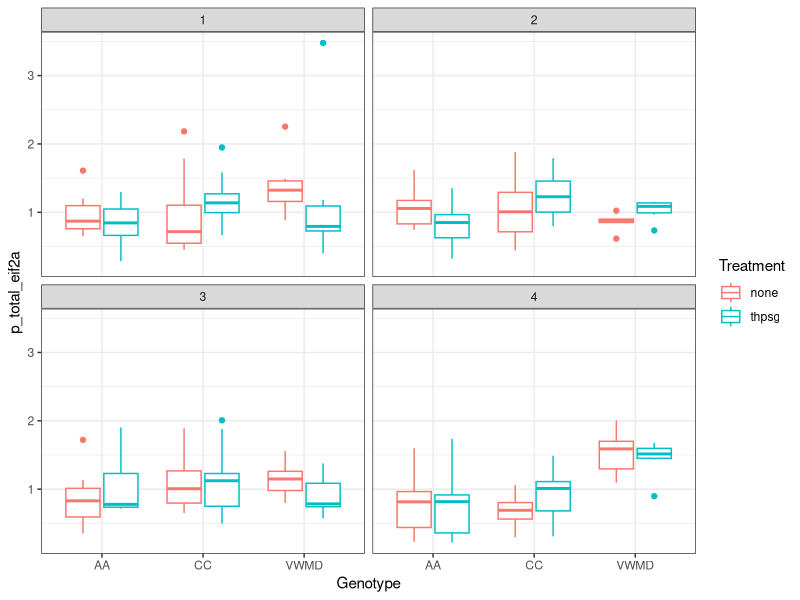
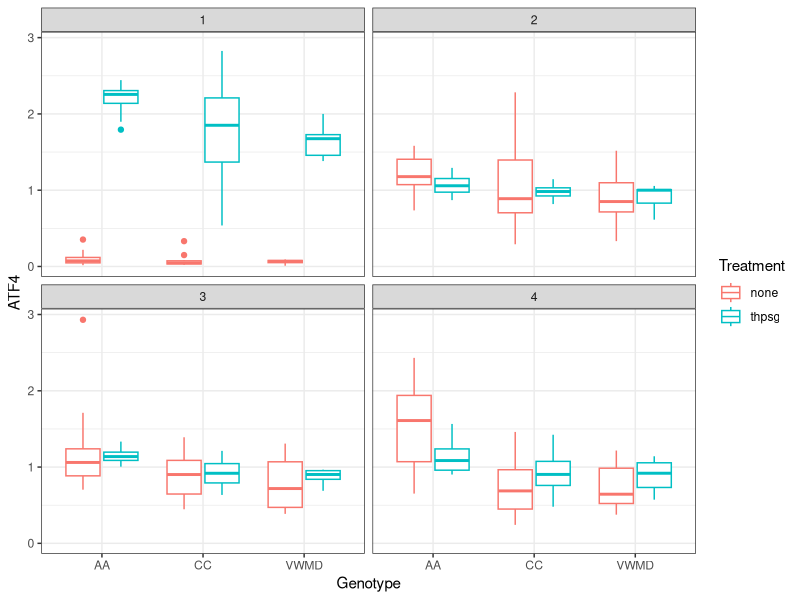

These figures' R source, in order:
## ---- chunk 1
library(tidyverse)
library(magrittr)
library(readxl)
library(writexl)
library(lmerTest)

theme_set(theme_bw())
## ---- chunk 2
RegWB <- read_xlsx("RegWB.xlsx")

RegWB %<>% drop_na

RegWB
## ---- chunk 3
RegWB %>% 
  ggplot(aes(x= Genotype, y = p_total_eif2a, color = Treatment)) +
  geom_boxplot() +
  facet_wrap(~ Experiment)
## ---- chunk 4
RegWB %>% 
  ggplot(aes(x= Genotype, y = ATF4, color = Treatment)) +
  geom_boxplot() +
  facet_wrap(~ Experiment)
## ---- chunk 5
baseline = RegWB %>%
  group_by(Line, Genotype, Treatment) %>%
  summarize(meanATF4 = mean(ATF4),
            sdATF4 = sd(ATF4),
            meanEIF2a= mean(p_total_eif2a),
            sdEIF2a = sd(p_total_eif2a),) %>%
  filter(Treatment == "none")

baseline
## ---- chunk 6
baseline.ATF4.fit = lm(data = baseline, formula = meanATF4 ~ Genotype)

summary(baseline.ATF4.fit)
## ---- chunk 7
baseline.ATF4.aov = aov(data = baseline, formula = meanATF4 ~ Genotype)

summary(baseline.ATF4.aov)

TukeyHSD(baseline.ATF4.aov)
## ---- chunk 8
baseline.EIF2a.fit = lm(data = baseline, formula = meanEIF2a ~ Genotype)

summary(baseline.EIF2a.fit)
## ---- chunk 9
baseline.EIF2a.aov = aov(data = baseline, formula = meanEIF2a ~ Genotype)

summary(baseline.EIF2a.aov)

TukeyHSD(baseline.EIF2a.aov)
## ---- chunk 10
thpsg = RegWB %>%
  group_by(Line, Genotype, Treatment) %>%
  summarize(meanATF4 = mean(ATF4),
            sdATF4 = sd(ATF4),
            meanEIF2a= mean(p_total_eif2a),
            sdEIF2a = sd(p_total_eif2a),) %>%
  filter(Treatment == "thpsg")

thpsg
## ---- chunk 11
thpsg.ATF4.fit = lm(data = thpsg, formula = meanATF4 ~ Genotype)

summary(thpsg.ATF4.fit)
## ---- chunk 12
thpsg.ATF4.aov = aov(data = thpsg, formula = meanATF4 ~ Genotype)

summary(thpsg.ATF4.aov)

TukeyHSD(thpsg.ATF4.aov)
## ---- chunk 13
thpsg.EIF2a.fit = lm(data = thpsg, formula = meanEIF2a ~ Genotype)

summary(thpsg.EIF2a.fit)
## ---- chunk 14
thpsg.EIF2a.aov = aov(data = thpsg, formula = meanEIF2a ~ Genotype)

summary(thpsg.EIF2a.aov)

TukeyHSD(thpsg.EIF2a.aov)
## ---- chunk 15
baseline = RegWB %>%
  group_by(Line, Experiment, Genotype, Treatment) %>%
  summarize(meanATF4 = mean(ATF4),
            sdATF4 = sd(ATF4),
            meanEIF2a= mean(p_total_eif2a),
            sdEIF2a = sd(p_total_eif2a),) %>%
  filter(Treatment == "none") %>%
  select(-Treatment)

baseline
## ---- chunk 16
baseline.ATF4.lm <- lmer(data = baseline, formula = meanATF4 ~ Genotype + (1 | Line))

summary(baseline.ATF4.lm)
## ---- chunk 17
baseline.EIF2a.lm <- lmer(data = baseline, formula = meanEIF2a ~ Genotype + (1 | Line))

summary(baseline.EIF2a.lm)
## ---- chunk 18
thpsg = RegWB %>%
  group_by(Line, Experiment, Genotype, Treatment) %>%
  summarize(meanATF4 = mean(ATF4),
            sdATF4 = sd(ATF4),
            meanEIF2a= mean(p_total_eif2a),
            sdEIF2a = sd(p_total_eif2a),) %>%
  filter(Treatment == "thpsg") %>%
  select(-Treatment)

thpsg
## ---- chunk 19
thpsg.ATF4.lm <- lmer(data = thpsg, formula = meanATF4 ~ Genotype + (1 | Line))

summary(thpsg.ATF4.lm)
## ---- chunk 20
thpsg.EIF2a.lm <- lmer(data = thpsg, formula = meanEIF2a ~ Genotype + (1 | Line))

summary(thpsg.EIF2a.lm)
## ---- chunk 21
ATF4.lm <- lmer(data = RegWB, formula = ATF4 ~ 1 + Genotype * Treatment + (1 | Line/Experiment))

summary(ATF4.lm)
## ---- chunk 22
EIF2a.lm <- lmer(data = RegWB, formula = p_total_eif2a ~ 1 + Genotype * Treatment + (1 | Line/Experiment))

summary(EIF2a.lm)
